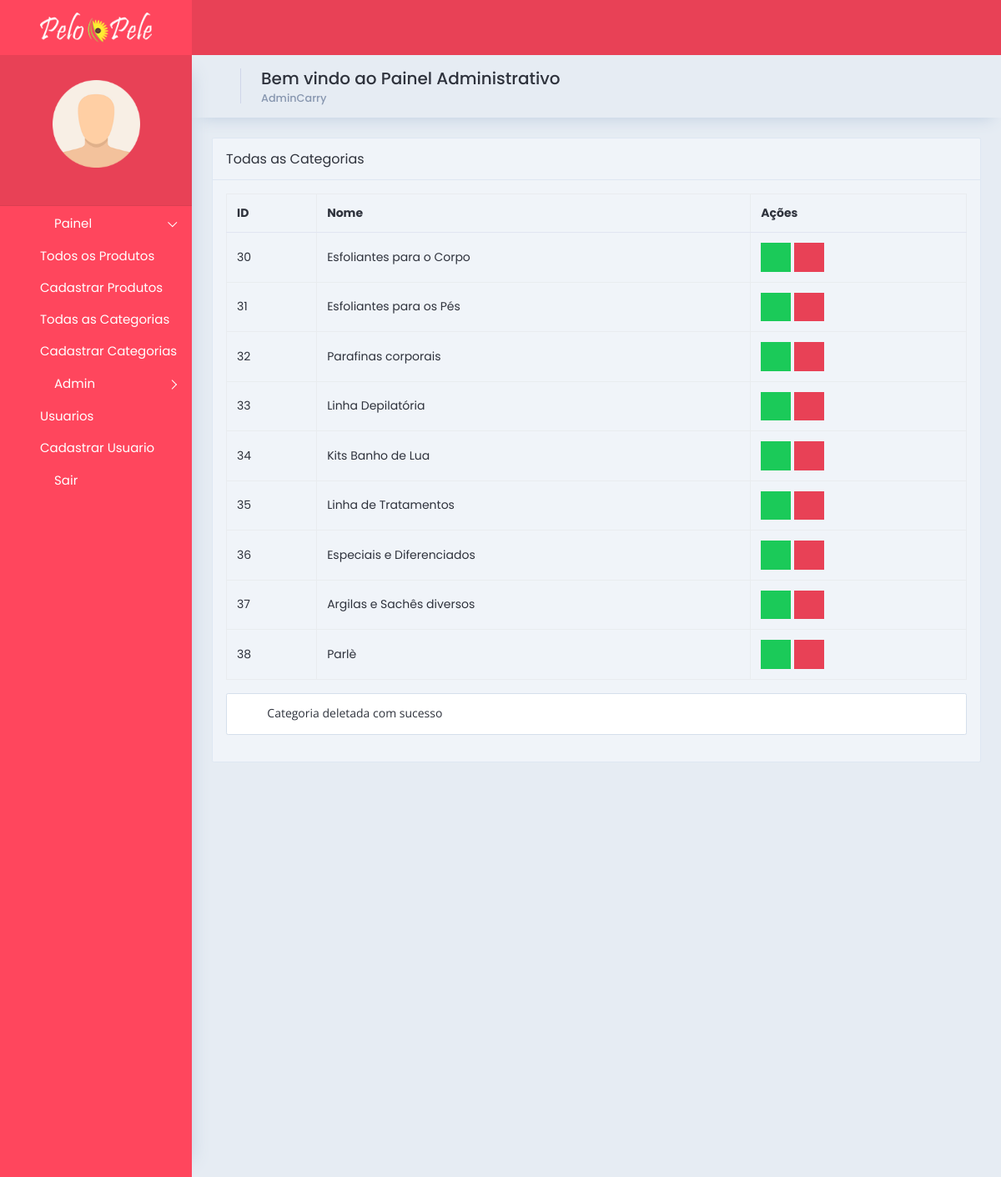
/index.php/categoria/alocar, run on an earlier commit of the app's database.
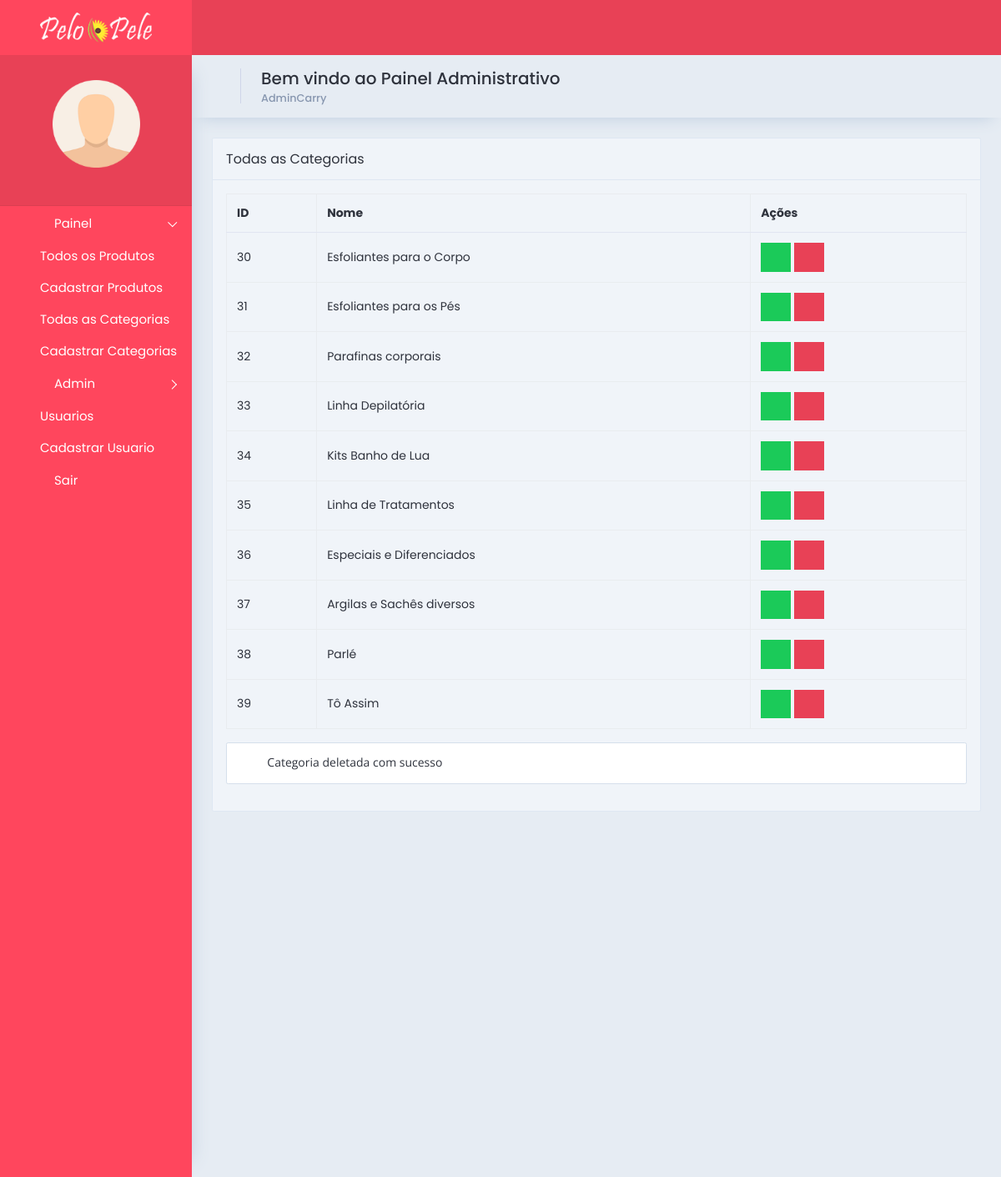
And on a later commit of the database.
### tables this page shows
CREATE TABLE IF NOT EXISTS `produtos_categoria` (
  `PROCAT_Codigo` int(11) NOT NULL AUTO_INCREMENT,
  `PROCAT_Nome` varchar(150) DEFAULT NULL,
  PRIMARY KEY (`PROCAT_Codigo`)
);

### application/libraries/Template.php (called while the page is built, shortened)
<?php
    class Template {
        public function __construct(){
            $this->CI =& get_instance();
        }
        public function make_admin ($template = NULL, $dados = array()){
            $dados['template'] = $this->CI->load->view('admin/'.$template, $dados, TRUE);
            $this->CI->load->view('admin/main/v_main', $dados);
        }
    }
?>

### application/controllers/Categoria.php (called while the page is built, shortened)
<?php
class Categoria extends CI_Controller
{
    public function alocar()
    {
        $data = $this->input->post();
        $dados['PRO_Codigo_Categoria'] = $data['PRO_Codigo_Categoria'];
        $query = $this->m_categoria->alterar_por_id($data['id_velho'],$dados);
        if ($query) {
            $remover = $this->m_categoria->deletar($data['id_velho']);
            if ($remover) {
                $retorno['success'] = TRUE;
                $retorno['msg']   = 'Categoria deletada com sucesso';
            } else {
                $retorno['error'] =  FALSE;
                $retorno['msg']   = 'Erro ao deletar categoria';
            }
        }
        $retorno['categorias'] = $this->m_categoria->listar();
        $this->template->make_admin('v_categorias',$retorno);
    }
}

### index.php (called while the page is built, shortened)
<?php
require_once BASEPATH.'core/CodeIgniter.php';

### application/models/M_categoria.php (called while the page is built, shortened)
<?php if (! defined('BASEPATH')) exit('No direct script access allowed');
class M_categoria extends CI_Model{
	public function listar($id = NULL)
	{
		if ($id) {
			$query = $this->db->from('produtos_categoria')
							  ->where('PROCAT_Codigo',$id)
							  ->get()
							  ->first_row();
		}
		else {
			$query = $this->db->from('produtos_categoria')
							  ->get()
							  ->result();
		}
		return $query;
	}
}

### application/views/admin/v_categorias.php (the view, shortened to what this page needs)
<header class="app-header">
   <div class="container-fluid">
      <div class="row ">
         <div class="col-xl-6 col-lg-6 col-md-6 col-sm-8 col-8">
            <a class="logo">
            <img src="<?=base_url()?>/public/admin/img/logo.png" alt="Unify Admin Dashboard">
            </a>
            <a class="mini-nav-btn" href="#" id="app-side-mini-toggler">
            <i class="icon-sort"></i>
            </a>
         </div>
      </div>
   </div>
</header>
<div class="app-container">
   <aside class="app-side" id="app-side">
      <div class="side-content ">
         <div class="user-profile">
            <?php if ($this->session->usuario->USR_Imagem): ?>
               <img src="<?=base_url('public/admin/img/usuarios/'.$this->session->usuario->USR_Imagem)?>" class="profile-thumb" alt="User Thumb">
            <?php else: ?>
               <img src="<?=base_url('public/admin/img/usuarios/usuario_default.png')?>" class="profile-thumb" alt="User Thumb">
            <?php endif ?>
         </div>
         <nav class="side-nav">
            <ul class="unifyMenu" id="unifyMenu">
               <li class="active ">
                  <a href="#" class="has-arrow" aria-expanded="false">
                  <span class="has-icon">
                  <i class="icon-adjust2"></i>
                  </span>
                  <span class="nav-title">Painel</span>
                  </a>
                  <ul aria-expanded="false">
                     <li>
                        <a href="<?=base_url('admin')?>">Todos os Produtos</a>
                     </li>
                     <li>
                        <a href="<?=base_url('admin/cadastro_produto')?>">Cadastrar Produtos</a>
                     </li>
                     <li>
                        <a href="<?=base_url('admin/categorias')?>">Todas as Categorias</a>
                     </li>
                     <li>
                        <a href='<?=base_url('admin/cadastro_categoria')?>'>Cadastrar Categorias</a>
                     </li>
                  </ul>
               </li>
               <li>
                  <a href="#" class="has-arrow" aria-expanded="false">
                  <span class="has-icon">
                  <i class="icon-lock_outline"></i>
                  </span>
                  <span class="nav-title">Admin</span>
                  </a>
                  <ul aria-expanded="false">
                     <li>
                        <a href='<?=base_url('admin/usuarios')?>'>Usuarios</a>
                     </li>
                     <li>
                        <a href='<?=base_url('admin/cadastro_usuario')?>'>Cadastrar Usuario</a>
                     </li>
                  </ul>
               </li>
               <li>
                  <a href="<?=base_url('login/sair')?>">
                  <span class="has-icon">
                  <i class="icon-arrow-back"></i>
                  </span>
                  <span class="nav-title">Sair</span>
                  </a>
               </li>
            </ul>
         </nav>
      </div>
   </aside>
   <div class="app-main">
      <header class="main-heading">
         <div class="container-fluid">
            <div class="row">
               <div class="col-xl-8 col-lg-8 col-md-8 col-sm-8">
                  <div class="page-icon">
                     <i class="icon-layers"></i>
                  </div>
                  <div class="page-title">
                     <h5>Bem vindo ao Painel Administrativo</h5>
                     <h6 class="sub-heading">AdminCarry</h6>
                  </div>
               </div>
            </div>
         </div>
      </header>
      <div class="main-content">
         <div class="row gutters">
            <div class="col-xl-12 col-lg-12 col-md-12 col-sm-12">
               <div class="card">
                  <div class="card-header">Todas as Categorias</div>
                  <div class="card-body">
                     <table class="table table-bordered table-responsive">
                        <thead>
                           <tr>
                              <th>ID</th>
                              <th>Nome</th>
                              <th>Ações</th>
                           </tr>
                        </thead>
                        <tbody>
                           <?php foreach ($categorias as $key): ?>
                              <tr>
                                 <td><?=$key->PROCAT_Codigo?></td>
                                 <td><?=$key->PROCAT_Nome?></td>
                                 <td>
                                    <a href="<?=base_url('categoria/visualizar/'.$key->PROCAT_Codigo)?>" class="btn btn-editar-produto" data-toggle="tooltip" title="" data-original-title="Editar Categoria"><i class="icon-spanner"></i></a>
                                    <a href="<?=base_url('categoria/remover/'.$key->PROCAT_Codigo)?>" class="btn btn-excluir-produto" data-toggle="tooltip" title="" data-original-title="Excluir Categoria"><i class="icon-times"></i></a>
                                 </td>
                              </tr>
                           <?php endforeach ?>
                        </tbody>
                     </table>
                     <?php if (@$error): ?>
                        <div class="alert custom alert-danger">
                           <i class="icon-warning2"></i> <?=@$msg?>
                        </div>
                     <?php elseif(@$success): ?>
                        <div class="alert custom alert-success">
                           <i class="icon-tick"></i> <?=@$msg?>
                        </div>
                     <?php endif ?>
                  </div>
               </div>
            </div>
         </div>
      </div>
   </div>
</div>

### application/views/admin/main/v_main.php (shortened to what this page needs)
<!doctype html>
<html lang="pt-br">
	<head>
		<link rel="stylesheet" href="<?=base_url()?>/public/admin/css/bootstrap.min.css" />
		<link rel="stylesheet" href="<?=base_url()?>/public/admin/fonts/icomoon/icomoon.css" />
		<link rel="stylesheet" href="<?=base_url()?>/public/admin/css/main.css" />
	</head>
	<body>
		<div class="app-wrap">
			<?=$template?>
		</div>
	</body>
</html>

### application/views/admin/main/v_main.php (style rules this page uses)
.side-nav .unifyMenu ul a { padding: .5em; padding-left: 3rem; }
.btn-editar-produto { background-color: #1bca59; padding-top: 5px; padding-bottom: 5px; padding-left: 10px; padding-right: 10px; cursor: pointer; color: #ffffff!important; font-size: 18px; }
.btn-excluir-produto { background-color: #e84156; padding-top: 5px; padding-bottom: 5px; padding-left: 10px; padding-right: 10px; cursor: pointer; color: #ffffff!important; font-size: 18px; }
.side-content .user-profile img.profile-thumb { width: 50%; height: auto; box-shadow: none; }
.logo { background: #ff465d; }
.main-heading .page-icon i { color: #ff465d; }
.side-content .user-profile { background: #e84156; border-bottom: 1px solid #da3e51; }
.app-header { background: #e84156; }
.app-side { background: #ff465d; }
a.mini-nav-btn { border-right: 1px solid #e84156; }
.side-nav .unifyMenu a { background: #ff465d; }
.side-nav .unifyMenu { padding: 0px 0px 0px 0px; }
.side-nav { font-size: 15px; }
.side-nav .unifyMenu a, .side-nav .unifyMenu a, .side-nav .unifyMenu a { color: #ffffff; }
.side-nav .unifyMenu { padding: 0rem 0; }
h5 { font-family: 'Poppins', sans-serif; }
.card .card-header { font-family: 'Poppins', sans-serif; }
.user-profile { font-family: 'Poppins', sans-serif; }
table { font-family: 'Poppins', sans-serif; }
ul { font-family: 'Poppins', sans-serif; }
.sub-heading { font-family: 'Poppins', sans-serif; }
::placeholder { color: #9796B7!important; opacity:1 }
.side-nav .unifyMenu { padding: 0rem 0; font-family: 'Poppins', sans-serif; }
.main-heading .page-title h6.sub-heading { font-family: 'Poppins', sans-serif; }

What changed in the data, as far as the page shows it:
changed produtos_categoria id 38: PROCAT_Nome "Parlè" → "Parlé"
added produtos_categoria: PROCAT_Codigo "39", PROCAT_Nome "Tô Assim"
